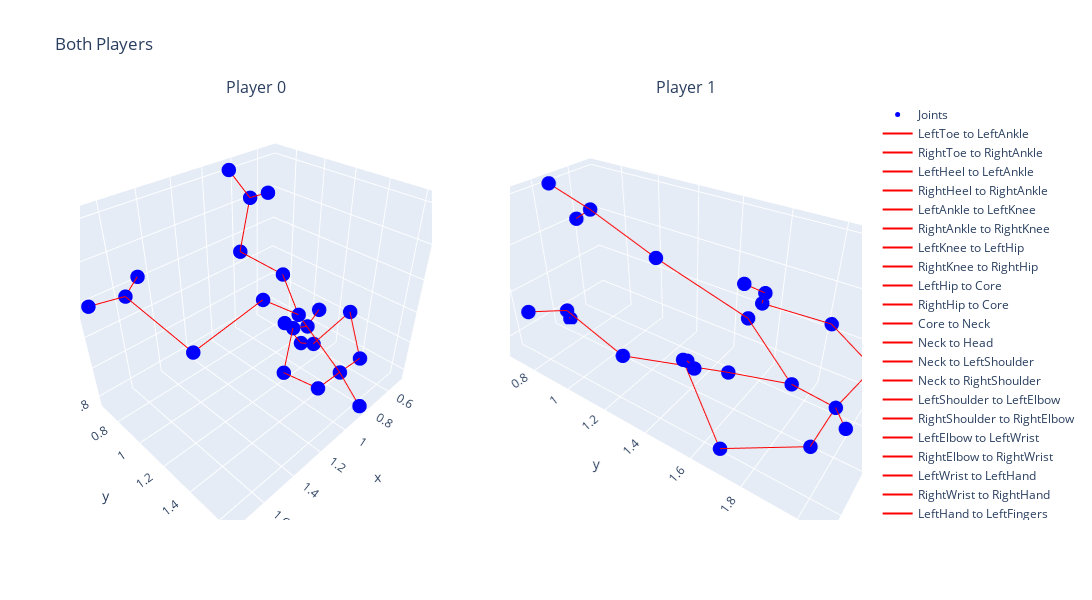

Notebook cell for this chart:
### Code cell
import plotly.graph_objects as go
from plotly.subplots import make_subplots
import numpy as np

# Assuming we still have the Joint enum and SKELETON_CONNECTIONS defined as before

def plot_player_skeleton_plotly(position, player=0):
    """
    Create a Plotly figure of a player's skeleton using the decoded coordinates.
    
    :param position: A dictionary of joint positions, as returned by decode_position
    :param player: The player to plot (0 or 1)
    :return: A Plotly Figure object
    """
    # Extract x, y, z coordinates for all joints of the player
    x = [position[(player, joint.value)][0] for joint in Joint]
    y = [position[(player, joint.value)][1] for joint in Joint]
    z = [position[(player, joint.value)][2] for joint in Joint]
    
    # Create scatter plot for joints
    joints_trace = go.Scatter3d(
        x=x, y=y, z=z,
        mode='markers',
        marker=dict(size=5, color='blue'),
        name='Joints'
    )
    
    # Create line segments for skeleton connections
    lines_traces = []
    for start, end in SKELETON_CONNECTIONS:
        start_point = position[(player, start.value)]
        end_point = position[(player, end.value)]
        trace = go.Scatter3d(
            x=[start_point[0], end_point[0]],
            y=[start_point[1], end_point[1]],
            z=[start_point[2], end_point[2]],
            mode='lines',
            line=dict(color='red', width=2),
            name=f'{start.name} to {end.name}'
        )
        lines_traces.append(trace)
    
    # Combine all traces
    traces = [joints_trace] + lines_traces
    
    # Create the layout
    layout = go.Layout(
        scene=dict(
            xaxis_title='X',
            yaxis_title='Y',
            zaxis_title='Z',
            aspectmode='data'  # This ensures equal aspect ratio
        ),
        title=f'Player {player} Skeleton'
    )
    
    # Create and return the figure
    fig = go.Figure(data=traces, layout=layout)
    return fig

def plot_both_players_plotly(position):
    """
    Create a Plotly figure with skeletons for both players side by side.
    
    :param position: A dictionary of joint positions, as returned by decode_position
    :return: A Plotly Figure object
    """
    # Create subplots
    fig = make_subplots(
        rows=1, cols=2,
        specs=[[{'type': 'scene'}, {'type': 'scene'}]],
        subplot_titles=('Player 0', 'Player 1')
    )
    
    # Plot player 0
    player0_fig = plot_player_skeleton_plotly(position, player=0)
    for trace in player0_fig.data:
        fig.add_trace(trace, row=1, col=1)
    
    # Plot player 1
    player1_fig = plot_player_skeleton_plotly(position, player=1)
    for trace in player1_fig.data:
        fig.add_trace(trace, row=1, col=2)
    
    # Update layout
    fig.update_layout(height=600, width=1200, title_text="Both Players")
    
    return fig




# Example usage:
encoded_position = imanari
decoded_position = decode_position(encoded_position)
fig = plot_both_players_plotly(decoded_position)
fig.show()

### Figure 1 — Plotly figure (JSON) as saved in the notebook; plotly's stock layout.template omitted (floating-point values rounded to 4 significant figures)
{"data": [{"marker": {"color": "blue", "size": 5}, "mode": "markers", "name": "Joints", "scene": "scene", "type": "scatter3d", "x": [0.871, 1.763, 0.797, 1.477, 0.846, 1.592, 0.786, 1.493, 0.873, 1.089, 0.68, 0.989, 0.497, 0.951, 0.642, 0.722, 0.687, 0.646, 0.722, 0.542, 0.907, 0.833, 0.838], "y": [0.697, 0.679, 0.909, 0.668, 0.828, 0.727, 0.68, 1.099, 1.098, 1.164, 1.514, 1.474, 1.298, 1.2, 1.162, 1.061, 1.1, 1.109, 0.993, 1.108, 1.248, 1.495, 1.646], "z": [1.821, 1.388, 1.737, 1.423, 1.7, 1.387, 1.302, 1.198, 1.362, 1.336, 0.919, 0.877, 1.032, 0.786, 0.798, 0.907, 0.795, 0.905, 0.909, 0.975, 1.195, 0.902, 0.761]}, {"line": {"color": "red", "width": 2}, "mode": "lines", "name": "LeftToe to LeftAnkle", "scene": "scene", "type": "scatter3d", "x": [0.871, 0.846], "y": [0.697, 0.828], "z": [1.821, 1.7]}, {"line": {"color": "red", "width": 2}, "mode": "lines", "name": "RightToe to RightAnkle", "scene": "scene", "type": "scatter3d", "x": [1.763, 1.592], "y": [0.679, 0.727], "z": [1.388, 1.387]}, {"line": {"color": "red", "width": 2}, "mode": "lines", "name": "LeftHeel to LeftAnkle", "scene": "scene", "type": "scatter3d", "x": [0.797, 0.846], "y": [0.909, 0.828], "z": [1.737, 1.7]}, {"line": {"color": "red", "width": 2}, "mode": "lines", "name": "RightHeel to RightAnkle", "scene": "scene", "type": "scatter3d", "x": [1.477, 1.592], "y": [0.668, 0.727], "z": [1.423, 1.387]}, {"line": {"color": "red", "width": 2}, "mode": "lines", "name": "LeftAnkle to LeftKnee", "scene": "scene", "type": "scatter3d", "x": [0.846, 0.786], "y": [0.828, 0.68], "z": [1.7, 1.302]}, {"line": {"color": "red", "width": 2}, "mode": "lines", "name": "RightAnkle to RightKnee", "scene": "scene", "type": "scatter3d", "x": [1.592, 1.493], "y": [0.727, 1.099], "z": [1.387, 1.198]}, {"line": {"color": "red", "width": 2}, "mode": "lines", "name": "LeftKnee to LeftHip", "scene": "scene", "type": "scatter3d", "x": [0.786, 0.873], "y": [0.68, 1.098], "z": [1.302, 1.362]}, {"line": {"color": "red", "width": 2}, "mode": "lines", "name": "RightKnee to RightHip", "scene": "scene", "type": "scatter3d", "x": [1.493, 1.089], "y": [1.099, 1.164], "z": [1.198, 1.336]}, {"line": {"color": "red", "width": 2}, "mode": "lines", "name": "LeftHip to Core", "scene": "scene", "type": "scatter3d", "x": [0.873, 0.907], "y": [1.098, 1.248], "z": [1.362, 1.195]}, {"line": {"color": "red", "width": 2}, "mode": "lines", "name": "RightHip to Core", "scene": "scene", "type": "scatter3d", "x": [1.089, 0.907], "y": [1.164, 1.248], "z": [1.336, 1.195]}, {"line": {"color": "red", "width": 2}, "mode": "lines", "name": "Core to Neck", "scene": "scene", "type": "scatter3d", "x": [0.907, 0.833], "y": [1.248, 1.495], "z": [1.195, 0.902]}, {"line": {"color": "red", "width": 2}, "mode": "lines", "name": "Neck to Head", "scene": "scene", "type": "scatter3d", "x": [0.833, 0.838], "y": [1.495, 1.646], "z": [0.902, 0.761]}, {"line": {"color": "red", "width": 2}, "mode": "lines", "name": "Neck to LeftShoulder", "scene": "scene", "type": "scatter3d", "x": [0.833, 0.68], "y": [1.495, 1.514], "z": [0.902, 0.919]}, {"line": {"color": "red", "width": 2}, "mode": "lines", "name": "Neck to RightShoulder", "scene": "scene", "type": "scatter3d", "x": [0.833, 0.989], "y": [1.495, 1.474], "z": [0.902, 0.877]}, {"line": {"color": "red", "width": 2}, "mode": "lines", "name": "LeftShoulder to LeftElbow", "scene": "scene", "type": "scatter3d", "x": [0.68, 0.497], "y": [1.514, 1.298], "z": [0.919, 1.032]}, {"line": {"color": "red", "width": 2}, "mode": "lines", "name": "RightShoulder to RightElbow", "scene": "scene", "type": "scatter3d", "x": [0.989, 0.951], "y": [1.474, 1.2], "z": [0.877, 0.786]}, {"line": {"color": "red", "width": 2}, "mode": "lines", "name": "LeftElbow to LeftWrist", "scene": "scene", "type": "scatter3d", "x": [0.497, 0.642], "y": [1.298, 1.162], "z": [1.032, 0.798]}, {"line": {"color": "red", "width": 2}, "mode": "lines", "name": "RightElbow to RightWrist", "scene": "scene", "type": "scatter3d", "x": [0.951, 0.722], "y": [1.2, 1.061], "z": [0.786, 0.907]}, {"line": {"color": "red", "width": 2}, "mode": "lines", "name": "LeftWrist to LeftHand", "scene": "scene", "type": "scatter3d", "x": [0.642, 0.687], "y": [1.162, 1.1], "z": [0.798, 0.795]}, {"line": {"color": "red", "width": 2}, "mode": "lines", "name": "RightWrist to RightHand", "scene": "scene", "type": "scatter3d", "x": [0.722, 0.646], "y": [1.061, 1.109], "z": [0.907, 0.905]}, {"line": {"color": "red", "width": 2}, "mode": "lines", "name": "LeftHand to LeftFingers", "scene": "scene", "type": "scatter3d", "x": [0.687, 0.722], "y": [1.1, 0.993], "z": [0.795, 0.909]}, {"line": {"color": "red", "width": 2}, "mode": "lines", "name": "RightHand to RightFingers", "scene": "scene", "type": "scatter3d", "x": [0.646, 0.542], "y": [1.109, 1.108], "z": [0.905, 0.975]}, {"marker": {"color": "blue", "size": 5}, "mode": "markers", "name": "Joints", "scene": "scene2", "type": "scatter3d", "x": [0.967, 0.753, 0.753, 0.631, 0.81, 0.606, 0.906, 0.69, 0.69, 0.572, 0.946, 0.721, 1.07, 0.485, 0.983, 0.69, 1.064, 0.727, 1.056, 0.771, 0.634, 0.878, 1.024], "y": [0.66, 0.661, 0.666, 0.66, 0.722, 0.727, 1.14, 1.153, 1.504, 1.512, 1.955, 2.036, 1.703, 1.814, 1.493, 1.622, 1.594, 1.647, 1.562, 1.589, 1.751, 1.988, 2.06], "z": [0.697, 1.206, 0.544, 1.009, 0.643, 1.06, 0.64, 0.991, 0.583, 0.783, 0.685, 0.888, 0.624, 0.829, 0.839, 0.957, 0.907, 1.027, 0.917, 1.064, 0.608, 0.817, 0.898]}, {"line": {"color": "red", "width": 2}, "mode": "lines", "name": "LeftToe to LeftAnkle", "scene": "scene2", "type": "scatter3d", "x": [0.967, 0.81], "y": [0.66, 0.722], "z": [0.697, 0.643]}, {"line": {"color": "red", "width": 2}, "mode": "lines", "name": "RightToe to RightAnkle", "scene": "scene2", "type": "scatter3d", "x": [0.753, 0.606], "y": [0.661, 0.727], "z": [1.206, 1.06]}, {"line": {"color": "red", "width": 2}, "mode": "lines", "name": "LeftHeel to LeftAnkle", "scene": "scene2", "type": "scatter3d", "x": [0.753, 0.81], "y": [0.666, 0.722], "z": [0.544, 0.643]}, {"line": {"color": "red", "width": 2}, "mode": "lines", "name": "RightHeel to RightAnkle", "scene": "scene2", "type": "scatter3d", "x": [0.631, 0.606], "y": [0.66, 0.727], "z": [1.009, 1.06]}, {"line": {"color": "red", "width": 2}, "mode": "lines", "name": "LeftAnkle to LeftKnee", "scene": "scene2", "type": "scatter3d", "x": [0.81, 0.906], "y": [0.722, 1.14], "z": [0.643, 0.64]}, {"line": {"color": "red", "width": 2}, "mode": "lines", "name": "RightAnkle to RightKnee", "scene": "scene2", "type": "scatter3d", "x": [0.606, 0.69], "y": [0.727, 1.153], "z": [1.06, 0.991]}, {"line": {"color": "red", "width": 2}, "mode": "lines", "name": "LeftKnee to LeftHip", "scene": "scene2", "type": "scatter3d", "x": [0.906, 0.69], "y": [1.14, 1.504], "z": [0.64, 0.583]}, {"line": {"color": "red", "width": 2}, "mode": "lines", "name": "RightKnee to RightHip", "scene": "scene2", "type": "scatter3d", "x": [0.69, 0.572], "y": [1.153, 1.512], "z": [0.991, 0.783]}, {"line": {"color": "red", "width": 2}, "mode": "lines", "name": "LeftHip to Core", "scene": "scene2", "type": "scatter3d", "x": [0.69, 0.634], "y": [1.504, 1.751], "z": [0.583, 0.608]}, {"line": {"color": "red", "width": 2}, "mode": "lines", "name": "RightHip to Core", "scene": "scene2", "type": "scatter3d", "x": [0.572, 0.634], "y": [1.512, 1.751], "z": [0.783, 0.608]}, {"line": {"color": "red", "width": 2}, "mode": "lines", "name": "Core to Neck", "scene": "scene2", "type": "scatter3d", "x": [0.634, 0.878], "y": [1.751, 1.988], "z": [0.608, 0.817]}, {"line": {"color": "red", "width": 2}, "mode": "lines", "name": "Neck to Head", "scene": "scene2", "type": "scatter3d", "x": [0.878, 1.024], "y": [1.988, 2.06], "z": [0.817, 0.898]}, {"line": {"color": "red", "width": 2}, "mode": "lines", "name": "Neck to LeftShoulder", "scene": "scene2", "type": "scatter3d", "x": [0.878, 0.946], "y": [1.988, 1.955], "z": [0.817, 0.685]}, {"line": {"color": "red", "width": 2}, "mode": "lines", "name": "Neck to RightShoulder", "scene": "scene2", "type": "scatter3d", "x": [0.878, 0.721], "y": [1.988, 2.036], "z": [0.817, 0.888]}, {"line": {"color": "red", "width": 2}, "mode": "lines", "name": "LeftShoulder to LeftElbow", "scene": "scene2", "type": "scatter3d", "x": [0.946, 1.07], "y": [1.955, 1.703], "z": [0.685, 0.624]}, {"line": {"color": "red", "width": 2}, "mode": "lines", "name": "RightShoulder to RightElbow", "scene": "scene2", "type": "scatter3d", "x": [0.721, 0.485], "y": [2.036, 1.814], "z": [0.888, 0.829]}, {"line": {"color": "red", "width": 2}, "mode": "lines", "name": "LeftElbow to LeftWrist", "scene": "scene2", "type": "scatter3d", "x": [1.07, 0.983], "y": [1.703, 1.493], "z": [0.624, 0.839]}, {"line": {"color": "red", "width": 2}, "mode": "lines", "name": "RightElbow to RightWrist", "scene": "scene2", "type": "scatter3d", "x": [0.485, 0.69], "y": [1.814, 1.622], "z": [0.829, 0.957]}, {"line": {"color": "red", "width": 2}, "mode": "lines", "name": "LeftWrist to LeftHand", "scene": "scene2", "type": "scatter3d", "x": [0.983, 1.064], "y": [1.493, 1.594], "z": [0.839, 0.907]}, {"line": {"color": "red", "width": 2}, "mode": "lines", "name": "RightWrist to RightHand", "scene": "scene2", "type": "scatter3d", "x": [0.69, 0.727], "y": [1.622, 1.647], "z": [0.957, 1.027]}, {"line": {"color": "red", "width": 2}, "mode": "lines", "name": "LeftHand to LeftFingers", "scene": "scene2", "type": "scatter3d", "x": [1.064, 1.056], "y": [1.594, 1.562], "z": [0.907, 0.917]}, {"line": {"color": "red", "width": 2}, "mode": "lines", "name": "RightHand to RightFingers", "scene": "scene2", "type": "scatter3d", "x": [0.727, 0.771], "y": [1.647, 1.589], "z": [1.027, 1.064]}], "layout": {"annotations": [{"font": {"size": 16}, "showarrow": false, "text": "Player 0", "x": 0.225, "xanchor": "center", "xref": "paper", "y": 1, "yanchor": "bottom", "yref": "paper"}, {"font": {"size": 16}, "showarrow": false, "text": "Player 1", "x": 0.775, "xanchor": "center", "xref": "paper", "y": 1, "yanchor": "bottom", "yref": "paper"}], "height": 600, "scene": {"aspectmode": "auto", "aspectratio": {"x": 1.156, "y": 0.8933, "z": 0.9682}, "domain": {"x": [0, 0.45], "y": [0, 1]}}, "scene2": {"aspectmode": "auto", "aspectratio": {"x": 0.7174, "y": 1.717, "z": 0.8119}, "camera": {"center": {"x": 0, "y": 0, "z": 0}, "eye": {"x": 1.466, "y": 1.043, "z": 1.204}, "projection": {"type": "perspective"}, "up": {"x": 0, "y": 0, "z": 1}}, "domain": {"x": [0.55, 1], "y": [0, 1]}}, "title": {"text": "Both Players"}, "width": 1200}}
